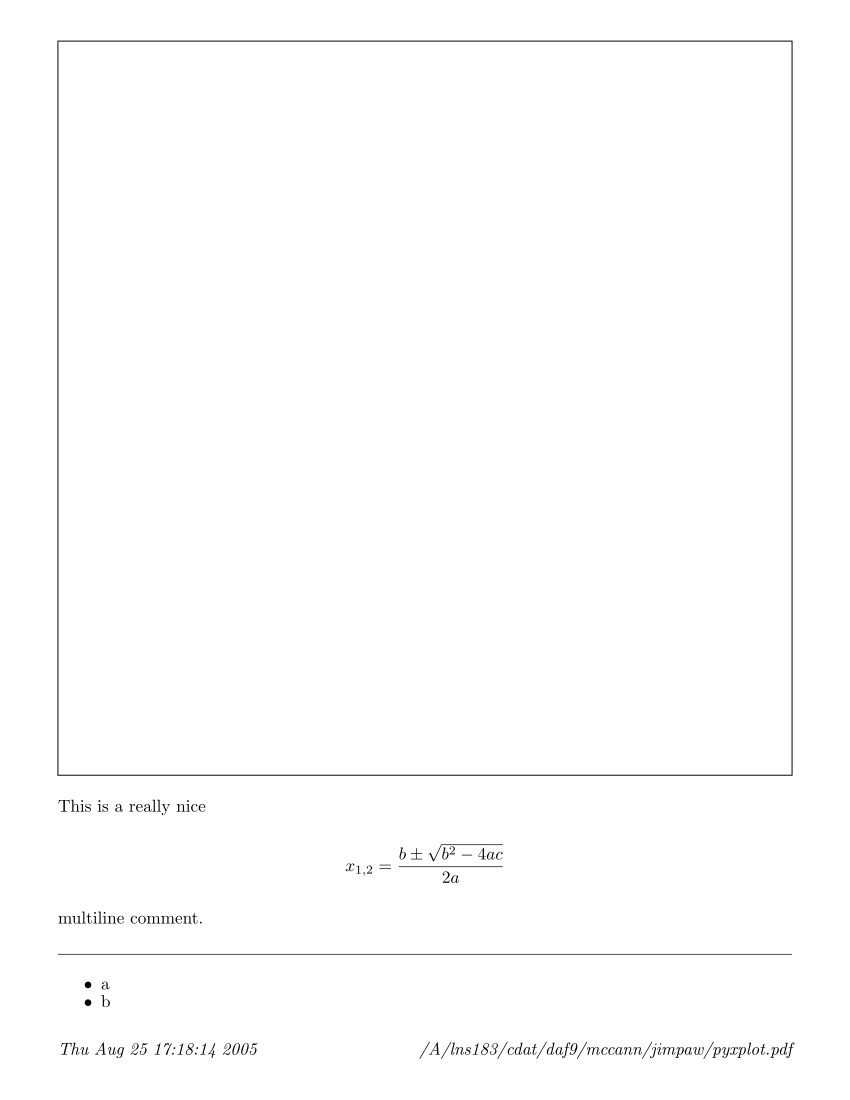

The Python source for this figure:
import os, cPickle as pickle, re, time
from pyx import *

### User configuration options ##########################

tmp_directory = "/tmp"

# Your TeX setup (see PyX documentation for details)
def reboot_tex():
  global texrunner
  texrunner = text.texrunner(mode="latex", lfs="12pt", errordebug=1)
  texrunner.preamble(r"""
\setlength{\parskip}{0.2 cm}
""")
reboot_tex()

#########################################################

pyxplotset = set()

class PyxPlot_command:
  def __init__(self, item, command="insert", attrs=[]):
    self.item = item
    if command == "insert":   self.command = 0
    elif command == "stroke": self.command = 1
    elif command == "fill":   self.command = 2
    elif command == "draw":   self.command = 3
    else:
      raise ValueError, "Command must be 'insert', 'stroke', 'fill', or 'draw'."
    self.attrs = attrs

  def apply(self, canvas):
    if self.command == 0:   canvas.insert(self.item, self.attrs)
    elif self.command == 1: canvas.stroke(self.item, self.attrs)
    elif self.command == 2: canvas.fill(self.item, self.attrs)
    elif self.command == 3: canvas.draw(self.item, self.attrs)

  def __repr__(self):
    if self.command == 0:   return "canvas.insert("+repr(self.item)+", "+repr(self.attrs)+")"
    elif self.command == 1: return "canvas.stroke("+repr(self.item)+", "+repr(self.attrs)+")"
    elif self.command == 2: return "canvas.fill("+repr(self.item)+", "+repr(self.attrs)+")"
    elif self.command == 3: return "canvas.draw("+repr(self.item)+", "+repr(self.attrs)+")"

###############################################################

class PyxLinkedAxis_pointer:
  def __init__(self, which, pointer):
    self.which = which
    self.pointer = pointer

  def apply(self):
    return graph.axis.linkedaxis(self.pointer.graph.axes[self.which])

class PyxGraph_command:
  def __init__(self, *ds, **args):
    self.ds = list(ds)
    self.args = args

  def modify(self, **args):
    self.args.update(args)

  def apply(self, **args):
    a = self.args.copy()
    a.update(args)
    for kw, val in a.items():
      if isinstance(val, PyxLinkedAxis_pointer):
        a[kw] = val.apply()
    self.graph = graph.graphxy(**a)
    for d, s in self.ds: self.graph.plot(d, s)
    return self.graph

  def copy(self, **args):
    a = self.args.copy()
    a.update(args)
    return PyxGraph_command(*self.ds, **a)

  def __repr__(self):
    output = "pyx.graph.graphxy("
    keys = self.args.keys()
    order = {"xpos":0, "ypos":1, "width":2, "height":3, "ratio":4, "key":5, "backgroundattrs":6, "axesdist":7, "axisat":8, "yaxisat":9}
    keys.sort(lambda a1, a2: cmp(order.get(a1,10), order.get(a2,10)))
    for k in keys: output += k+"="+repr(self.args[k])+", "
    output += ")\n"
    for d, s in self.ds:
      output += "plot("+repr(d)+", styles="+repr(s)+")\n"
    return output

###############################################################

class PyxPlot:
  def __init__(self, name="pyxplot", logname=None, width=15, height=15, display=None, logpaperformat=document.paperformat.Letter):

    # Give this pyxplot a unique (human-grokable) name
    assigned_name = name[:]
    counter = 1
    while assigned_name in pyxplotset:
      counter += 1
      assigned_name = name+"<"+str(counter)+">"
    pyxplotset.add(assigned_name)
    self.name = assigned_name

    self.instance = id(self)
    self.session_name = "pyxplot-"+str(self.instance)
    self.file_name = tmp_directory+"/pyxplot-"+str(self.instance)+".pdf"

    self.width = width
    self.height = height
    self.xgap = 1.5
    self.ygap = 1.5
    self.x2gap = 0.5
    self.y2gap = 0.5
    self.lining("visible")
    self.graphs = []
    self.make_canvas().writePDFfile(self.file_name)

    # Note: this is not a safe OS call: what if self.name contained
    # something dastardly like "; rm -rf *"?  It only affects the
    # user's own area.
    dodisplay = ""
    if display: dodisplay = "-display "+display
    os.system("xpdf -z width -t '"+self.name+"' "+dodisplay+" -remote "+self.session_name+" "+self.file_name+" &")

    # Set up the paper trail
    self.log = []
    if logname == None: logname = name
    self.logfile_name = logname+".pdf"
    self.paperformat = logpaperformat
    self.plog = {}
    self.plog_page = []
    self.plogfile_name = logname+".p"

  def __del__(self):
    pyxplotset.remove(self.name)
    os.system("xpdf -remote "+self.session_name+" -quit")
    os.remove(self.file_name)

###############################################################

  def make_canvas(self):
    commands = self.commands_lining + map(lambda g: PyxPlot_command(g.apply()), self.graphs)

    c = canvas.canvas(texrunner=texrunner)
    for i in commands: i.apply(c)
    return c

  def redraw(self):
    self.make_canvas().writePDFfile(self.file_name)
    os.system("xpdf -remote "+self.session_name+" -reload")

  def raise_window(self):
    os.system("xpdf -remote "+self.session_name+" -raise")

###############################################################

  def append_log(self, message=r"\mbox{ }", objects={}):
    # Add these objects to the pickled dictionary with a unique name
    # and remember what page they're associated with.
    page_objects = []

    objects_newnames = {}
    for k, o in objects.items():
      assigned_name = k[:]
      counter = 1
      while assigned_name in self.plog:
        counter += 1
        assigned_name = k+"_"+str(counter)

      self.plog[assigned_name] = o
      page_objects.append(assigned_name)

    self.plog_page.append(page_objects)
        
    # Add useful information to the message
    underscore = re.compile("_")
    message += "\n\n\\mbox{ }\n\n\\hline\n"

    if len(page_objects) > 0:
      message += "\\begin{itemize}\\setlength{\\itemsep}{-0.2 cm}\n"
      for assigned_name in page_objects:
        message += "    \\item "+underscore.sub("\\_", assigned_name)+"\n"
      message += "\\end{itemize}\n"

    name_with_underscores = os.path.abspath(self.logfile_name)
    name_with_underscores = underscore.sub("\\_", name_with_underscores)
    message += "{\\it "+time.asctime(time.localtime(time.time()))+" \\hfill "+name_with_underscores+"}"

    # Write the objects out to the pickle file
    pickle.dump(self.plog, open(self.plogfile_name, "w"))

    # Create the textbox and write out the pdf
    textbox = texrunner.text(0, -0.5, message, [text.parbox(15), text.halign.left, text.halign.flushleft, text.valign.top])
    c = self.make_canvas()
    c.insert(textbox)
    self.log.append(document.page(c, paperformat=self.paperformat, fittosize=1))
    document.document(self.log).writetofile(self.logfile_name)

  def view_log(self, page):
    if type(page) != int and type(page) != long:
      raise TypeError, "Only one page, please."
    self.log[page].canvas.writePDFfile(self.file_name)
    os.system("xpdf -remote "+self.session_name+" -reload")

  def del_log(self, page):
    if type(page) != int and type(page) != long:
      raise TypeError, "Only one page, please."
    for name in self.plog_page[page]:
      del self.plog[name]
    del self.log[page]
    del self.plog_page[page]

    # Update the pickle and pdf files
    pickle.dump(self.plog, open(self.plogfile_name, "w"))
    document.document(self.log).writetofile(self.logfile_name)

###############################################################

  def lining(self, style="visible"):
    if style == "invisible":
      self.commands_lining = [PyxPlot_command(path.rect(0, 0, 15, 15), "stroke", [color.grey.white])]
    elif style == "visible":
      self.commands_lining = [PyxPlot_command(path.rect(0, 0, 15, 15), "stroke", [color.grey.black])]
    elif style == "none":
      self.commands_lining = []
    else:
      self.commands_lining = [PyxPlot_command(path.rect(0, 0, 15, 15), "stroke", style)]

  def plot(self, *args, **kwds):
    defaults = {"xpos": self.xgap, "ypos": self.ygap, "width": self.width-self.xgap-self.x2gap, "height": self.height-self.ygap-self.y2gap, "x": graph.axis.linear(min=0, max=1), "y": graph.axis.linear(min=0, max=1)}
    if len(args) > 0:
      defaults["x"] = graph.axis.linear()
      defaults["y"] = graph.axis.linear()
    defaults.update(kwds)

    self.graphs = [PyxGraph_command(*args, **defaults)]
    self.redraw()
    return self.graphs[0]

  def noplot(self, *args, **kwds):
    defaults = {"xpos": self.xgap, "ypos": self.ygap, "width": self.width-self.xgap-self.x2gap, "height": self.height-self.ygap-self.y2gap, "x": graph.axis.linear(min=0, max=1), "y": graph.axis.linear(min=0, max=1)}
    if len(args) > 0:
      defaults["x"] = graph.axis.linear()
      defaults["y"] = graph.axis.linear()
    defaults.update(kwds)

    return PyxGraph_command(*args, **defaults)

  def table(self, graphs):
    output = []
    reversed_graphs = graphs[:]
    reversed_graphs.reverse()

    each_height = float(self.height) / float(len(graphs)) - self.ygap - self.y2gap
    ypos = self.ygap
    for row in reversed_graphs:
      each_width = float(self.width) / float(len(row)) - self.xgap - self.x2gap
      xpos = self.xgap
      for g in row:
        output.append(g.copy(xpos=xpos, ypos=ypos, width=each_width, height=each_height))
        xpos += each_width + self.xgap + self.x2gap
      ypos += each_height + self.ygap + self.y2gap

    self.graphs = output
    self.redraw()

  def table_transpose(self, graphs):
    output = []

    each_width = float(self.width) / float(len(graphs)) - self.xgap - self.x2gap
    xpos = self.xgap
    for col in graphs:
      col.reverse()

      each_height = float(self.height) / float(len(col)) - self.ygap - self.y2gap
      ypos = self.ygap
      for g in col:
        output.append(g.copy(xpos=xpos, ypos=ypos, width=each_width, height=each_height))
        ypos += each_height + self.ygap + self.y2gap
      xpos += each_width + self.xgap + self.x2gap

    self.graphs = output
    self.redraw()

  def array(self, graphs):
    output = []
    reversed_graphs = graphs[:]
    reversed_graphs.reverse()

    each_height = float(self.height-self.ygap-self.y2gap) / float(len(graphs))
    ypos = self.ygap
    firstrow = True
    for row in reversed_graphs:
      each_width = float(self.width-self.xgap-self.x2gap) / float(len(row))
      xpos = self.xgap
      firstcol = True
      if firstrow: xmaster = []
      i = 0
      for g in row:
        if firstrow and firstcol:  # (first row from the bottom up)
          output.append(g.copy(xpos=xpos, ypos=ypos, width=each_width, height=each_height))
        elif firstrow and not firstcol:
          output.append(g.copy(xpos=xpos, ypos=ypos, width=each_width, height=each_height, y=PyxLinkedAxis_pointer("y", ymaster)))
        elif not firstrow and firstcol:
          output.append(g.copy(xpos=xpos, ypos=ypos, width=each_width, height=each_height, x=PyxLinkedAxis_pointer("x", xmaster[i])))
        else:
          output.append(g.copy(xpos=xpos, ypos=ypos, width=each_width, height=each_height, x=PyxLinkedAxis_pointer("x", xmaster[i]), y=PyxLinkedAxis_pointer("y", ymaster)))
        if firstrow: xmaster.append(output[-1])
        if firstcol: ymaster = output[-1]
        xpos += each_width
        firstcol = False
        i += 1
      ypos += each_height
      firstrow = False

    self.graphs = output
    self.redraw()

#   def array_transpose(self, graphs):
#     output = []

#     each_width = float(self.width-self.xgap-self.x2gap) / float(len(graphs))
#     xpos = self.xgap
#     for col in graphs:
#       col.reverse()

#       each_height = float(self.height-self.ygap-self.y2gap) / float(len(col))
#       ypos = self.ygap
#       for g in col:
#         output.append(g.copy(xpos=xpos, ypos=ypos, width=each_width, height=each_height))
#         ypos += each_height
#       xpos += each_width

#     self.graphs = output
#     self.redraw()

###############################################################

class data:
  def __init__(self, x, y, dy=None, dx=None):
    self.x = x
    self.y = y
    self.dx = dx
    self.dy = dy

  def translate_symbolstyle(self, symbol, thecolor, fillcolor, size):
    if type(thecolor) == str:
      if thecolor in translate_colors:
        colorattr = translate_colors[thecolor]
      else:
        raise ValueError, "Unrecognized color \""+thecolor+"\"."
    else:
      colorattr = thecolor

    if type(fillcolor) == str:
      if fillcolor in translate_colors:
        fillcolorattr = translate_colors[fillcolor]
      elif fillcolor == "same":
        fillcolorattr = colorattr
      else:
        raise ValueError, "Unrecognized fillcolor \""+fillcolor+"\"."
    else:
      fillcolorattr = fillcolor

    if type(symbol) == str:
      if symbol in translate_symbols:
        symbolattr = translate_symbols[symbol]
    else:
      raise ValueError, "Unrecognized symbol \""+symbol+"\"."
        
    if fillcolor == None:
      return graph.style.symbol(symbolattr, size=size, symbolattrs=[deco.stroked([colorattr])])
    else:
      return graph.style.symbol(symbolattr, size=size, symbolattrs=[deco.filled([fillcolorattr]), deco.stroked([colorattr])])

  def translate_errorbarstyle(self, thecolor, size):
    if type(thecolor) == str:
      if thecolor in translate_colors:
        colorattr = translate_colors[thecolor]
      else:
        raise ValueError, "Unrecognized color \""+thecolor+"\"."
    else:
      colorattr = thecolor

    return graph.style.errorbar(size=size, errorbarattrs=[colorattr])

  def points(self, title="", symbol="circle", color="black", fillcolor="same", size=0.13*unit.v_cm):
    if len(self.x) != len(self.y):
      raise ValueError, "Lists x and y need to be the same length."
    d = graph.data.list(zip(self.x, self.y), title=title, x=1, y=2)
    s = [self.translate_symbolstyle(symbol, color, fillcolor, size)]
    return d, s

  def errorbars(self, title="", symbol="circle", color="black", fillcolor="same", size=0.13*unit.v_cm, capsize=0.13*unit.v_cm):
    if self.dy == None or len(self.x) != len(self.y) or len(self.y) != len(self.dy):
      raise ValueError, "Lists x, y, and dy need to be the same length."
    d = graph.data.list(zip(self.x, self.y, self.dy), title=title, x=1, y=2, dy=3)
    s = [self.translate_errorbarstyle(color, capsize), self.translate_symbolstyle(symbol, color, fillcolor, size)]
    return d, s

###############################################################



p = PyxPlot()

p.xgap = 1.7
p.x2gap = 0.3

p.ygap = 1.5
p.y2gap = 0.5

p.table([[p.noplot(x=graph.axis.lin(title="x", min=0, max=1), y=graph.axis.lin(title="y", min=0, max=1)), p.noplot(x=graph.axis.lin(title="x", min=0, max=1), y=graph.axis.lin(title="y", min=0, max=1))], [p.noplot(x=graph.axis.lin(title="x", min=0, max=1), y=graph.axis.lin(title="y", min=0, max=1)), p.noplot(x=graph.axis.lin(title="x", min=0, max=1), y=graph.axis.lin(title="y", min=0, max=1))]])

p.array([[p.noplot(y=graph.axis.lin(title="y1", min=0, max=1)), p.noplot()], [p.noplot(x=graph.axis.lin(title="x1", min=0, max=1), y=graph.axis.lin(title="y2", min=0, max=1)), p.noplot(x=graph.axis.lin(title="x2", min=0, max=1))]])




d = data([0.2, 0.4, 0.8], [0.2, 0.6, 0.4], [0.1, 0.1, 0.1])
d2 = data([0.2, 0.4, 0.8], [0.2+0.2, 0.6+0.2, 0.4+0.2], [0.1, 0.1, 0.1])
g = p.plot(d.errorbars(color="blue"), d2.points(color="red"))
g.modify(x=graph.axis.log())
p.redraw()



g2 = PyxGraph_command([d.errorbars(), d2.points(color="red")], xpos=1.5, ypos=1.5, width=13, height=13, x=graph.axis.linear(), y=graph.axis.linear())
g2 = PyxGraph_command([], xpos=1.5, ypos=1.5, width=13, height=13, x=graph.axis.linear(min=0, max=1), y=graph.axis.linear(min=0, max=1))
g = g2.apply()
g.writePDFfile(p.file_name)
os.system("xpdf -remote "+p.session_name+" -reload")




# These should be in another module
# data class that has x, y, ey, ey can be None, y can be a function, generates the list
# hist:data that can read ntuples
# prof:data that can read ntuples
# cloud generates hist

# data generates a graph.data object, possibly with title

# PyxPlot has a show([X,Y]) function for quickly looking at superimposed graph.data objects

# ?????????????????

# freestyle class that creates objects that can be put on a canvas
# plot:freestyle class that has the superposition and generates a graph.graphxy

# PyxPlot keeps a [[], []] of ???? objects as the standard ones for show() (this will replace the redraw() method)





translate_colors = {"black": color.grey.black, \
                    "white": color.grey.white, \
                    "grey10": color.grey(0.10), \
                    "grey20": color.grey(0.20), \
                    "grey30": color.grey(0.30), \
                    "grey40": color.grey(0.40), \
                    "grey50": color.grey(0.50), \
                    "grey60": color.grey(0.60), \
                    "grey70": color.grey(0.70), \
                    "grey80": color.grey(0.80), \
                    "grey90": color.grey(0.90), \
                    "red": color.rgb.red, \
                    "green": color.rgb.green, \
                    "blue": color.rgb.blue, \
                    "GreenYellow": color.cmyk.GreenYellow, \
                    "Yellow": color.cmyk.Yellow, \
                    "Goldenrod": color.cmyk.Goldenrod, \
                    "Dandelion": color.cmyk.Dandelion, \
                    "Apricot": color.cmyk.Apricot, \
                    "Peach": color.cmyk.Peach, \
                    "Melon": color.cmyk.Melon, \
                    "YellowOrange": color.cmyk.YellowOrange, \
                    "Orange": color.cmyk.Orange, \
                    "BurntOrange": color.cmyk.BurntOrange, \
                    "Bittersweet": color.cmyk.Bittersweet, \
                    "RedOrange": color.cmyk.RedOrange, \
                    "Mahogany": color.cmyk.Mahogany, \
                    "Maroon": color.cmyk.Maroon, \
                    "BrickRed": color.cmyk.BrickRed, \
                    "Red": color.cmyk.Red, \
                    "OrangeRed": color.cmyk.OrangeRed, \
                    "RubineRed": color.cmyk.RubineRed, \
                    "WildStrawberry": color.cmyk.WildStrawberry, \
                    "Salmon": color.cmyk.Salmon, \
                    "CarnationPink": color.cmyk.CarnationPink, \
                    "Magenta": color.cmyk.Magenta, \
                    "VioletRed": color.cmyk.VioletRed, \
                    "Rhodamine": color.cmyk.Rhodamine, \
                    "Mulberry": color.cmyk.Mulberry, \
                    "RedViolet": color.cmyk.RedViolet, \
                    "Fuchsia": color.cmyk.Fuchsia, \
                    "Lavender": color.cmyk.Lavender, \
                    "Thistle": color.cmyk.Thistle, \
                    "Orchid": color.cmyk.Orchid, \
                    "DarkOrchid": color.cmyk.DarkOrchid, \
                    "Purple": color.cmyk.Purple, \
                    "Plum": color.cmyk.Plum, \
                    "Violet": color.cmyk.Violet, \
                    "RoyalPurple": color.cmyk.RoyalPurple, \
                    "BlueViolet": color.cmyk.BlueViolet, \
                    "Periwinkle": color.cmyk.Periwinkle, \
                    "CadetBlue": color.cmyk.CadetBlue, \
                    "CornflowerBlue": color.cmyk.CornflowerBlue, \
                    "MidnightBlue": color.cmyk.MidnightBlue, \
                    "NavyBlue": color.cmyk.NavyBlue, \
                    "RoyalBlue": color.cmyk.RoyalBlue, \
                    "Blue": color.cmyk.Blue, \
                    "Cerulean": color.cmyk.Cerulean, \
                    "Cyan": color.cmyk.Cyan, \
                    "ProcessBlue": color.cmyk.ProcessBlue, \
                    "SkyBlue": color.cmyk.SkyBlue, \
                    "Turquoise": color.cmyk.Turquoise, \
                    "TealBlue": color.cmyk.TealBlue, \
                    "Aquamarine": color.cmyk.Aquamarine, \
                    "BlueGreen": color.cmyk.BlueGreen, \
                    "Emerald": color.cmyk.Emerald, \
                    "JungleGreen": color.cmyk.JungleGreen, \
                    "SeaGreen": color.cmyk.SeaGreen, \
                    "Green": color.cmyk.Green, \
                    "ForestGreen": color.cmyk.ForestGreen, \
                    "PineGreen": color.cmyk.PineGreen, \
                    "LimeGreen": color.cmyk.LimeGreen, \
                    "YellowGreen": color.cmyk.YellowGreen, \
                    "SpringGreen": color.cmyk.SpringGreen, \
                    "OliveGreen": color.cmyk.OliveGreen, \
                    "RawSienna": color.cmyk.RawSienna, \
                    "Sepia": color.cmyk.Sepia, \
                    "Brown": color.cmyk.Brown, \
                    "Tan": color.cmyk.Tan}

translate_symbols = {"cross": graph.style.symbol.cross, \
                     "plus": graph.style.symbol.plus, \
                     "square": graph.style.symbol.square, \
                     "triangle": graph.style.symbol.triangle, \
                     "circle": graph.style.symbol.circle, \
                     "diamond": graph.style.symbol.diamond}
